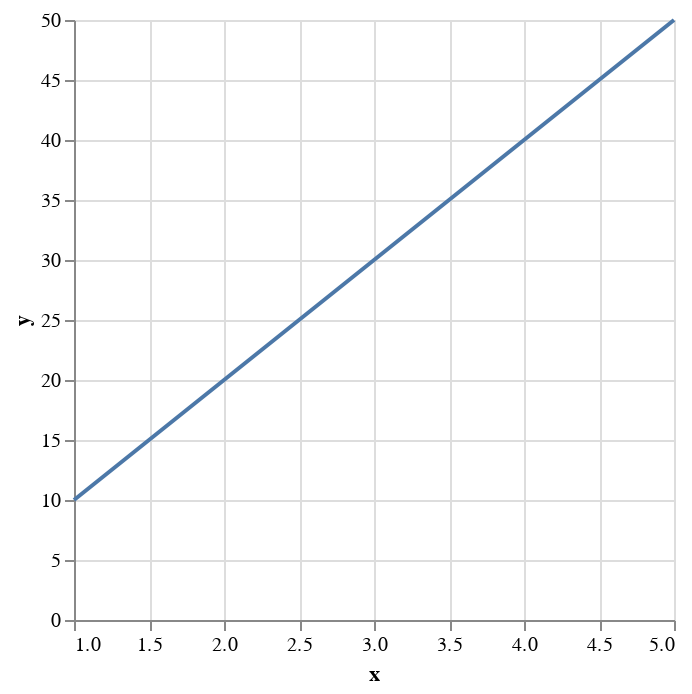

Notebook source saved alongside this figure:
### Code cell
import altair as alt
import pandas as pd

data = {'x': [1, 2, 3, 4, 5], 'y': [10, 20, 30, 40, 50]}
df = pd.DataFrame(data)

chart = alt.Chart(df).mark_line().encode(
    x='x',
    y='y'
)
chart.s

### Figure 1 — Vega-Lite specification as saved in the notebook (floating-point values rounded to 4 significant figures)
{"config": {"view": {"continuousWidth": 300, "continuousHeight": 300}}, "data": {"name": "data-2db6f9aa61c723315da19dbf62c65524"}, "mark": {"type": "line"}, "encoding": {"x": {"field": "x", "type": "quantitative"}, "y": {"field": "y", "type": "quantitative"}}, "$schema": "https://vega.github.io/schema/vega-lite/v5.8.0.json", "datasets": {"data-2db6f9aa61c723315da19dbf62c65524": [{"x": 1, "y": 10}, {"x": 2, "y": 20}, {"x": 3, "y": 30}, {"x": 4, "y": 40}, {"x": 5, "y": 50}]}}
